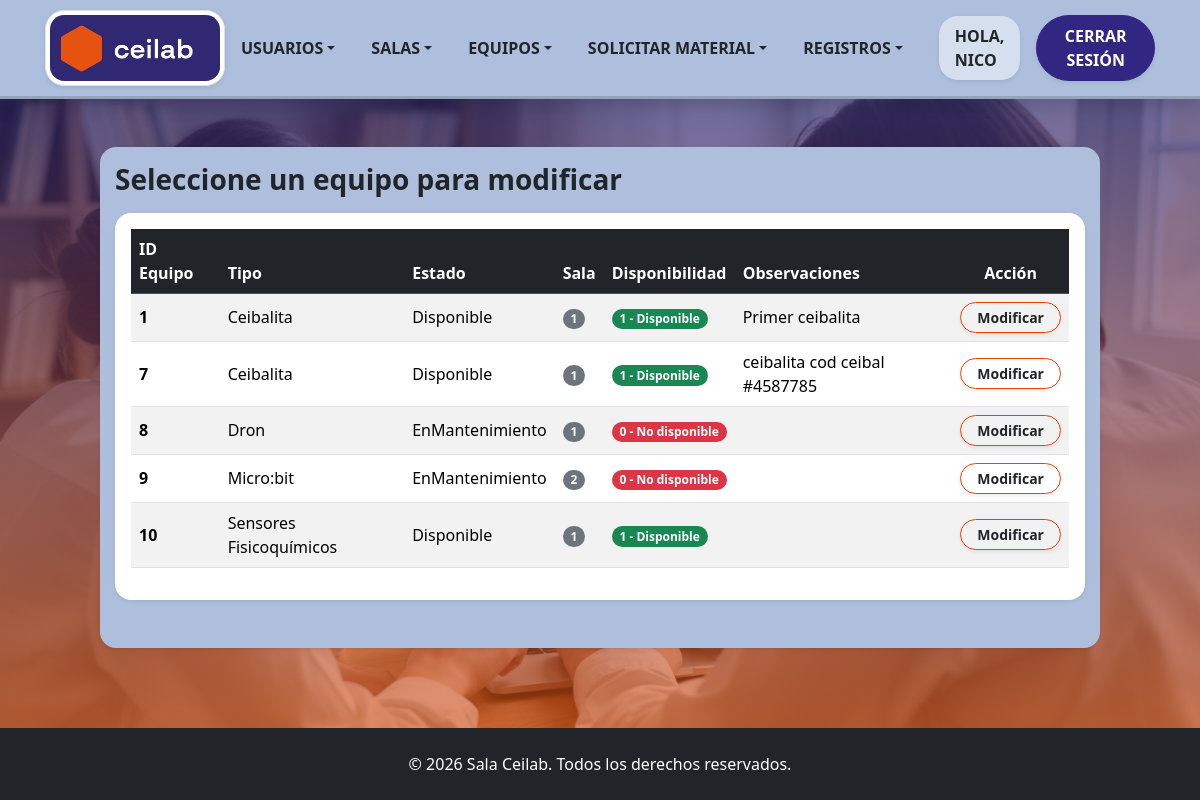
Screenshot of /Formularios/modEquipo.php (signed in) with the database file from the repository.
### tables this page shows
CREATE TABLE `equipo` (
  `IDEquipo` int(50) NOT NULL,
  `Estado` varchar(50) NOT NULL,
  `Observaciones` varchar(50) DEFAULT NULL,
  `Tipo` varchar(50) DEFAULT NULL,
  `IDSala_ceilab` int(11) NOT NULL,
  `Disponibilidad` tinyint(1) DEFAULT NULL,
  `activo` tinyint(1) NOT NULL DEFAULT 1
);

### Clases/ClsEquipo.php (called while the page is built, shortened)
<?php
class ClsEquipo {
    public function listarEquipos($filtroTipo = '', $filtroDisponibilidad = '') {
        $objConexion = new Conexion();
        $link = $objConexion->conectar();
        $sql = "SELECT IDEquipo, Estado, Observaciones, Tipo, IDSala_ceilab, Disponibilidad
                FROM equipo WHERE activo = 1";
        $sql .= " ORDER BY IDEquipo ASC";
        $resultado = mysqli_query($link, $sql);
        $equipos = [];
        if ($resultado) {
            while ($row = mysqli_fetch_assoc($resultado)) {
                $equipos[] = $row;
            }
        }
        return $equipos;
    }
}
?>

### Formularios/modEquipo.php (the view, shortened to what this page needs)
<?php
require_once '../Clases/ClsEquipo.php';
$objEquipo = new ClsEquipo();
$listaEquipos = $objEquipo->listarEquipos();
?>
<!DOCTYPE html>
<html lang="es">
    <head>
        <link href="../bootstrap_theme/bootstrap.css" rel="stylesheet" type="text/css">
        <link rel="stylesheet" href="../Estilos/blocks.css">
        <link href="../Estilos/style.css" rel="stylesheet">
    </head>
    <body class="d-flex flex-column min-vh-100 bg-light">
        <?php include '../navbar.php'; ?>
        <section class="hero-section flex-fill pb-5 pt-5">
            <div class="container pb-5 pt-3 rounded shadow-sm col-md-11 col-xl-10" style="background-color: #adbfdc;">
                <div class="row">
                    <div>
                        <h3 class="mb-3 text-dark fw-bold">Seleccione un equipo para modificar</h3>
                        <?php if (count($listaEquipos) > 0): ?>
                            <div class="table-responsive bg-white p-3 shadow-sm rounded">
                                <table class="table table-striped table-hover align-middle">
                                    <thead class="table-dark">
                                        <tr>
                                            <th>ID Equipo</th>
                                            <th>Tipo</th>
                                            <th>Estado</th>
                                            <th>Sala</th>
                                            <th>Disponibilidad</th>
                                            <th>Observaciones</th>
                                            <th class="text-center">Acción</th>
                                        </tr>
                                    </thead>
                                    <tbody>
                                        <?php foreach ($listaEquipos as $eq):
                                            $disp = (string)$eq['Disponibilidad'];
                                            $esDisponible = ($disp === '1');
                                            $textoDisp = $esDisponible ? '1 - Disponible' : '0 - No disponible';
                                            $claseBadge = $esDisponible ? 'success' : 'danger';
                                        ?>
                                            <tr>
                                                <td class="fw-bold"><?php echo htmlspecialchars($eq['IDEquipo']); ?></td>
                                                <td><?php echo htmlspecialchars($eq['Tipo']); ?></td>
                                                <td><?php echo htmlspecialchars($eq['Estado']); ?></td>
                                                <td><span class="badge bg-secondary"><?php echo htmlspecialchars($eq['IDSala_ceilab']); ?></span></td>
                                                <td>
                                                    <span class="badge bg-<?php echo $claseBadge; ?>">
                                                        <?php echo $textoDisp; ?>
                                                    </span>
                                                </td>
                                                <td><?php echo htmlspecialchars($eq['Observaciones']); ?></td>
                                                <td class="text-center">
                                                    <a href="modEquipo.php?editar=<?php echo urlencode($eq['IDEquipo']); ?>" class="btn btn-sm btn-outline-warning text-dark fw-bold px-3 rounded-pill shadow-sm">Modificar</a>
                                                </td>
                                            </tr>
                                        <?php endforeach; ?>
                                    </tbody>
                                </table>
                            </div>
                        <?php else: ?>
                            <div class='alert alert-info text-center bg-white mb-0'>No hay equipos registrados actualmente para modificar.</div>
                        <?php endif; ?>
                    </div>
                </div>
            </div>
        </section>
        <?php include '../footer.php'; ?>
    </body>
</html>

### Estilos/style.css (style rules this page uses)
.hero-section { background-image: linear-gradient(rgba(48, 40, 115, 0.67), rgba(230, 83, 16, 0.57)), url('../assets/img/ceilab.png'); background-size: cover; background-position: center; background-repeat: no-repeat; }

### rows the page displays
equipo: IDEquipo "1", Tipo "Ceibalita", Estado "Disponible", IDSala_ceilab "1", Disponibilidad "1 - Disponible", Observaciones "Primer ceibalita"
equipo: IDEquipo "7", Tipo "Ceibalita", Estado "Disponible", IDSala_ceilab "1", Disponibilidad "1 - Disponible", Observaciones "ceibalita cod ceibal #4587785"
equipo: IDEquipo "8", Tipo "Dron", Estado "EnMantenimiento", IDSala_ceilab "1", Disponibilidad "0 - No disponible"
equipo: IDEquipo "9", Tipo "Micro:bit", Estado "EnMantenimiento", IDSala_ceilab "2", Disponibilidad "0 - No disponible"
equipo: IDEquipo "10", Tipo "Sensores Fisicoquímicos", Estado "Disponible", IDSala_ceilab "1", Disponibilidad "1 - Disponible"

### other values shown
$_SESSION['nombre'] "NICO"
